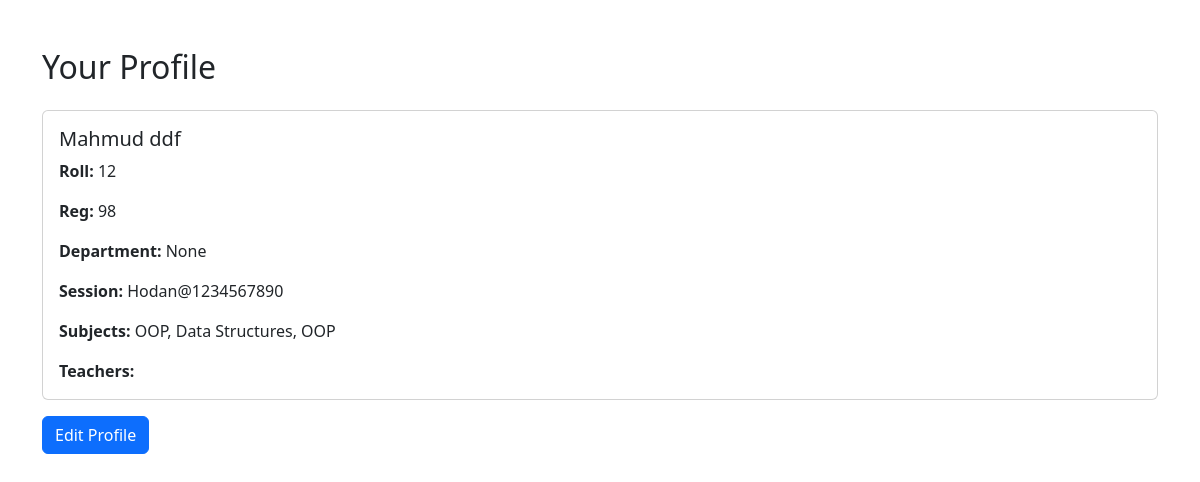
/task/profile/ (signed in), run on the app's committed database.
### app1/models/student_model.py (models this page shows, shortened)
class Student(models.Model):
    user=models.OneToOneField(User,on_delete=models.CASCADE,related_name="student",null=True)
    first_name=models.CharField(max_length=100,null=True)
    last_name=models.CharField(max_length=100,null=True)
    roll = models.IntegerField( null=True, blank=True,default=0000000)
    reg = models.IntegerField( null=True, blank=True,default=0000)
    new_department = models.ForeignKey(
        Department, on_delete=models.SET_NULL, null=True, blank=True
    )
    session = models.CharField(max_length=20, null=True, blank=True,default='2020-2021')
    subjects = models.ManyToManyField('Subject', related_name='students', blank=True)
    teaher = models.ManyToManyField('Teacher', related_name='students', blank=True)
    @property    #ekhon html e full_name likhle e full name ddekhabe,,,,alada alada first_name /last_name likha lagbe na
    def full_name(self):
        if self.first_name or self.last_name:
            return f"{self.first_name or ''} {self.last_name or ''}".strip()
        return f"Student ID {self.id}"

### app1/models/subjects_model.py (models this page shows, shortened)
class Subject(models.Model):
    name=models.CharField(max_length=100)
    student = models.ForeignKey('app1.Student', on_delete=models.CASCADE, related_name='studen_subjects',null=True)

### app1/views/profile_both.py (the view)
# urls.py: path('profile/',profile_view,name='profile'),
@login_required
def profile_view(request):
    user=request.user
    if hasattr(user,'student'):
        profile=user.student
        profile_type='student'
    elif hasattr(user,'teacher'):
        profile=user.teacher
        profile_type='teacher'
    else:
        profile=None
        profile_type=None
    context = {'profile':profile, 'profile_type':profile_type}
    return render(request, 'profile.html',context)

### templates/profile.html (shortened to what this page needs)
<!DOCTYPE html>
<html lang="en">
<head>
    <link href="https://cdn.jsdelivr.net/npm/bootstrap@5.3.2/dist/css/bootstrap.min.css" rel="stylesheet">
</head>
<body>
<div class="container mt-5">
    <h2 class="mb-4">Your Profile</h2>
    {% if profile_type == 'student' %}
    <div class="card">
        <div class="card-body">
            <h5 class="card-title">{{ profile.full_name }}</h5>
            <p class="card-text"><strong>Roll:</strong> {{ profile.roll }}</p>
            <p class="card-text"><strong>Reg:</strong> {{ profile.reg }}</p>
            <p class="card-text"><strong>Department:</strong> {{ profile.new_department }}</p>
            <p class="card-text"><strong>Session:</strong> {{ profile.session }}</p>
            <p class="card-text"><strong>Subjects:</strong>
                {% for subject in profile.subjects.all %}
                    {{ subject.name }}{% if not forloop.last %}, {% endif %}
                {% endfor %}
            </p>
            <p class="card-text"><strong>Teachers:</strong>
            </p>
        </div>
    </div>
    {% else %}
    <p>No profile found.</p>
    {% endif %}
    <a href="{% url 'edit' %}" class="btn btn-primary mt-3">Edit Profile</a>
</div>
</body>
</html>

### data on the page
Student: full_name "Mahmud ddf", roll "12", reg "98", new_department "None", session "Hodan@1234567890"
Subject: name "OOP"
Subject: name "Data Structures"
Subject: name "OOP"
